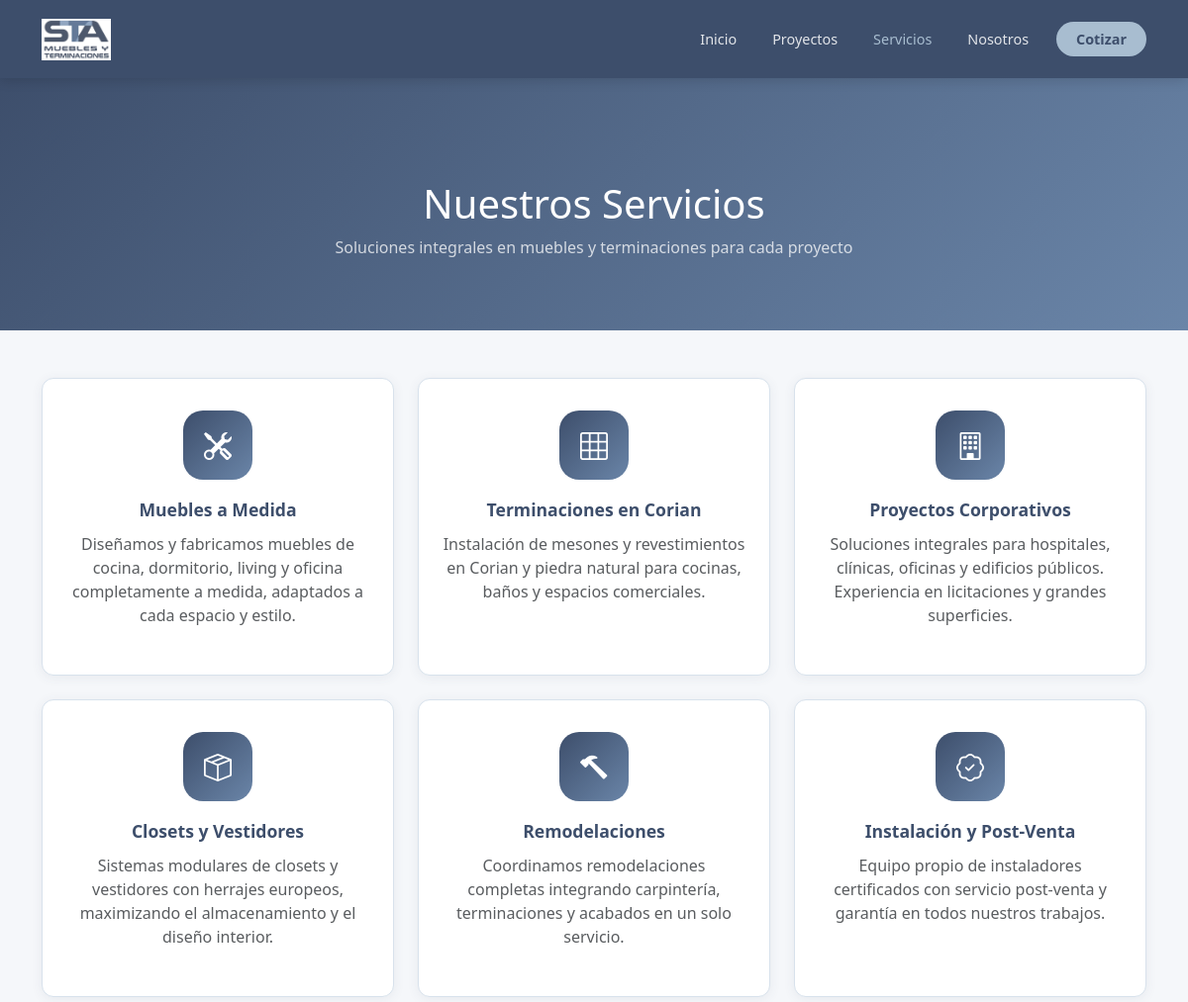
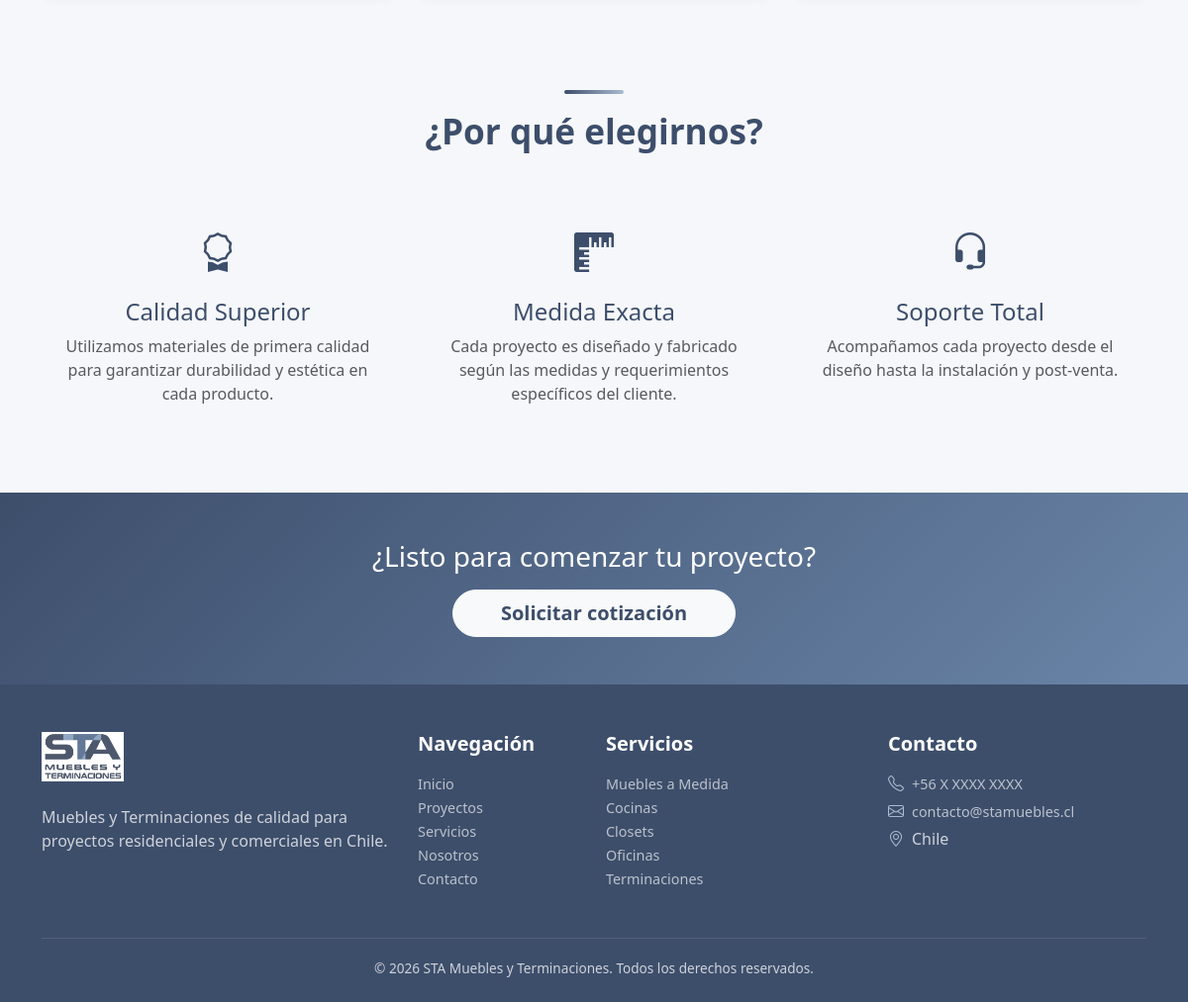
The app's page /servicios/ with its own data (2 pictures, top to bottom).
### apps/web/models.py (models this page shows, shortened)
class Servicio(TimeStampedModel):
    titulo = models.CharField(max_length=200, verbose_name='Título')
    descripcion = models.TextField(verbose_name='Descripción')
    icono = models.CharField(
        max_length=50, blank=True,
        verbose_name='Icono Bootstrap Icons',
        help_text='Ej: bi-tools, bi-house, bi-brush'
    )
    imagen = models.ImageField(upload_to='servicios/', null=True, blank=True, verbose_name='Imagen')
    activo = models.BooleanField(default=True, verbose_name='Visible en sitio')
    orden = models.PositiveSmallIntegerField(default=0, verbose_name='Orden')
    class Meta:
        verbose_name = 'Servicio'
        verbose_name_plural = 'Servicios'
        ordering = ['orden']

### apps/web/views.py (the view)
# urls.py: path('servicios/', views.ServiciosView.as_view(), name='servicios'),
class ServiciosView(TemplateView):
    template_name = 'web/servicios.html'
    def get_context_data(self, **kwargs):
        ctx = super().get_context_data(**kwargs)
        ctx['servicios'] = Servicio.objects.filter(activo=True).order_by('orden')
        return ctx

### apps/core/context_processors.py (called while the page is built)
def logo_exists(request):
    logo_path = Path(settings.BASE_DIR) / 'static' / 'img' / 'logo.png'
    return {'logo_exists': logo_path.exists()}

### templates/web/servicios.html (shortened to what this page needs)
{% extends 'base_web.html' %}
{% load static %}
{% block content %}
<div style="background:linear-gradient(135deg,var(--sta-navy),var(--sta-steel));padding:7rem 0 3.5rem;margin-top:70px;">
  <div class="container text-white text-center">
    <h1 class="fw-800 mb-2">Nuestros Servicios</h1>
    <p class="opacity-75">Soluciones integrales en muebles y terminaciones para cada proyecto</p>
  </div>
</div>
<section class="py-5">
  <div class="container">
    {% if servicios %}
      <div class="row g-4">
        {% for servicio in servicios %}
        <div class="col-md-6 col-lg-4">
          <div class="service-card h-100">
            <div class="service-icon">
              <i class="bi {{ servicio.icono|default:'bi-tools' }}"></i>
            </div>
            <h3>{{ servicio.titulo }}</h3>
            <p class="text-muted">{{ servicio.descripcion }}</p>
          </div>
        </div>
        {% endfor %}
      </div>
    {% endif %}
  </div>
</section>
<section class="py-5 about-values">
  <div class="container">
    <div class="text-center mb-5">
      <div class="section-divider mx-auto"></div>
      <h2 class="section-title">¿Por qué elegirnos?</h2>
    </div>
    <div class="row g-4 text-center">
      <div class="col-md-4">
        <div class="value-item">
          <div class="value-icon"><i class="bi bi-award"></i></div>
          <h4 class="fw-700 text-sta">Calidad Superior</h4>
          <p class="text-muted">Utilizamos materiales de primera calidad para garantizar durabilidad y estética en cada producto.</p>
        </div>
      </div>
      <div class="col-md-4">
        <div class="value-item">
          <div class="value-icon"><i class="bi bi-rulers"></i></div>
          <h4 class="fw-700 text-sta">Medida Exacta</h4>
          <p class="text-muted">Cada proyecto es diseñado y fabricado según las medidas y requerimientos específicos del cliente.</p>
        </div>
      </div>
      <div class="col-md-4">
        <div class="value-item">
          <div class="value-icon"><i class="bi bi-headset"></i></div>
          <h4 class="fw-700 text-sta">Soporte Total</h4>
          <p class="text-muted">Acompañamos cada proyecto desde el diseño hasta la instalación y post-venta.</p>
        </div>
      </div>
    </div>
  </div>
</section>
<section class="py-5 text-center" style="background:linear-gradient(135deg,var(--sta-navy),var(--sta-steel));">
  <div class="container text-white">
    <h3 class="fw-700 mb-3">¿Listo para comenzar tu proyecto?</h3>
    <a href="{% url 'web:contacto' %}" class="btn btn-light btn-lg px-5 fw-600 rounded-pill text-sta">
      Solicitar cotización
    </a>
  </div>
</section>
{% endblock %}

### static/css/main.css (style rules this page uses)
:root { --sta-navy: #3D4E6B; --sta-steel: #6A85A8; --sta-light: #A8BDD0; --sta-bg: #F5F7FA; --sta-text: #2C3A52; --sta-white: #FFFFFF; --sta-accent: #4E7CB5; --sta-success: #2E8B57; --sta-danger: #C0392B; --sta-warning: #E67E22; --sta-border: #D8E2EC; --sta-sidebar-w: 260px; --sta-topbar-h: 60px; --bs-primary: var(--sta-navy); --bs-primary-rgb: 61, 78, 107; }
body { font-family: 'Segoe UI', system-ui, -apple-system, sans-serif; color: var(--sta-text); background-color: var(--sta-bg); }
.text-sta { color: var(--sta-navy) !important; }
.fw-600 { font-weight: 600 !important; }

### static/css/web.css (style rules this page uses)
.section-title { font-size: clamp(1.6rem, 3vw, 2.2rem); font-weight: 800; color: var(--sta-navy); margin-bottom: 0.5rem; }
.section-divider { width: 60px; height: 4px; background: linear-gradient(90deg, var(--sta-navy), var(--sta-light)); border-radius: 2px; margin-bottom: 1rem; }
.service-card { background: var(--sta-white); border-radius: 12px; padding: 2rem 1.5rem; text-align: center; box-shadow: 0 2px 12px rgba(61,78,107,0.08); border: 1px solid var(--sta-border); transition: all 0.3s ease; height: 100%; }
.service-icon { width: 70px; height: 70px; border-radius: 20px; background: linear-gradient(135deg, var(--sta-navy), var(--sta-steel)); color: white; display: flex; align-items: center; justify-content: center; font-size: 1.75rem; margin: 0 auto 1.25rem; }
.service-card h3 { font-size: 1.1rem; font-weight: 700; color: var(--sta-navy); margin-bottom: 0.75rem; }
.about-values { background: var(--sta-bg); padding: 4rem 0; }
.value-item { text-align: center; padding: 1.5rem; }
.value-icon { font-size: 2.5rem; color: var(--sta-navy); margin-bottom: 1rem; }

### records on screen
Servicio: titulo "Muebles a Medida", descripcion "Diseñamos y fabricamos muebles de cocina, dormitorio, living y oficina completamente a medida, adaptados a cada espacio y estilo."
Servicio: titulo "Terminaciones en Corian", descripcion "Instalación de mesones y revestimientos en Corian y piedra natural para cocinas, baños y espacios comerciales."
Servicio: titulo "Proyectos Corporativos", descripcion "Soluciones integrales para hospitales, clínicas, oficinas y edificios públicos. Experiencia en licitaciones y grandes superficies."
Servicio: titulo "Closets y Vestidores", descripcion "Sistemas modulares de closets y vestidores con herrajes europeos, maximizando el almacenamiento y el diseño interior."
Servicio: titulo "Remodelaciones", descripcion "Coordinamos remodelaciones completas integrando carpintería, terminaciones y acabados en un solo servicio."
Servicio: titulo "Instalación y Post-Venta", descripcion "Equipo propio de instaladores certificados con servicio post-venta y garantía en todos nuestros trabajos."
